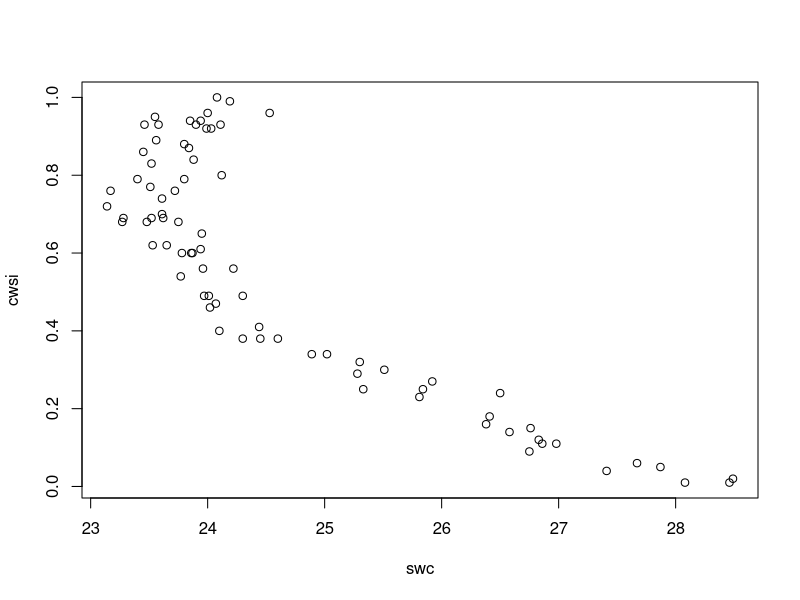
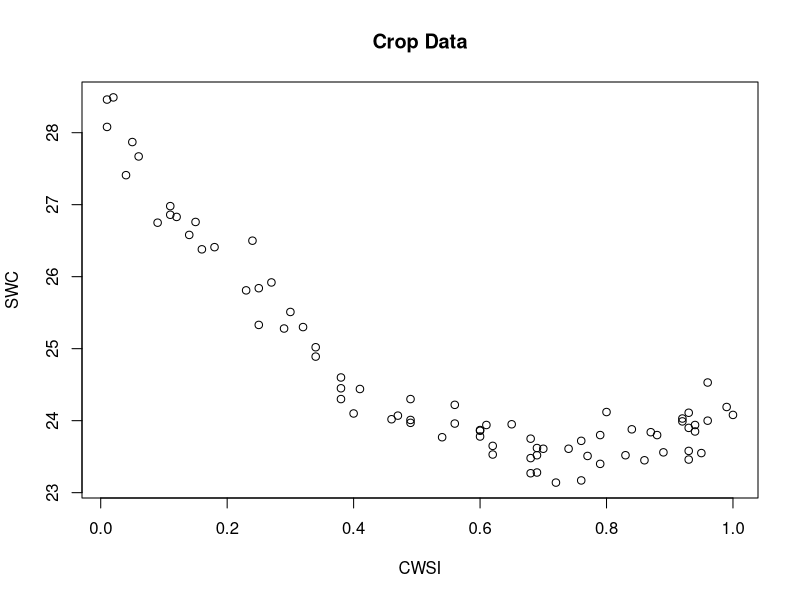

R code for these plots, in order:

### Agriculture Data EDA

#read in the data
setwd("~/Matt BYU/10 Winter 2018/Stat 536/EDA 4 Agriculture")
agdat <- read.table('AgricultureWater.txt',header = T)
head(agdat)

plot(agdat)
plot(agdat$cwsi,agdat$swc,main='Crop Data',
     xlab='CWSI',ylab='SWC')


#
